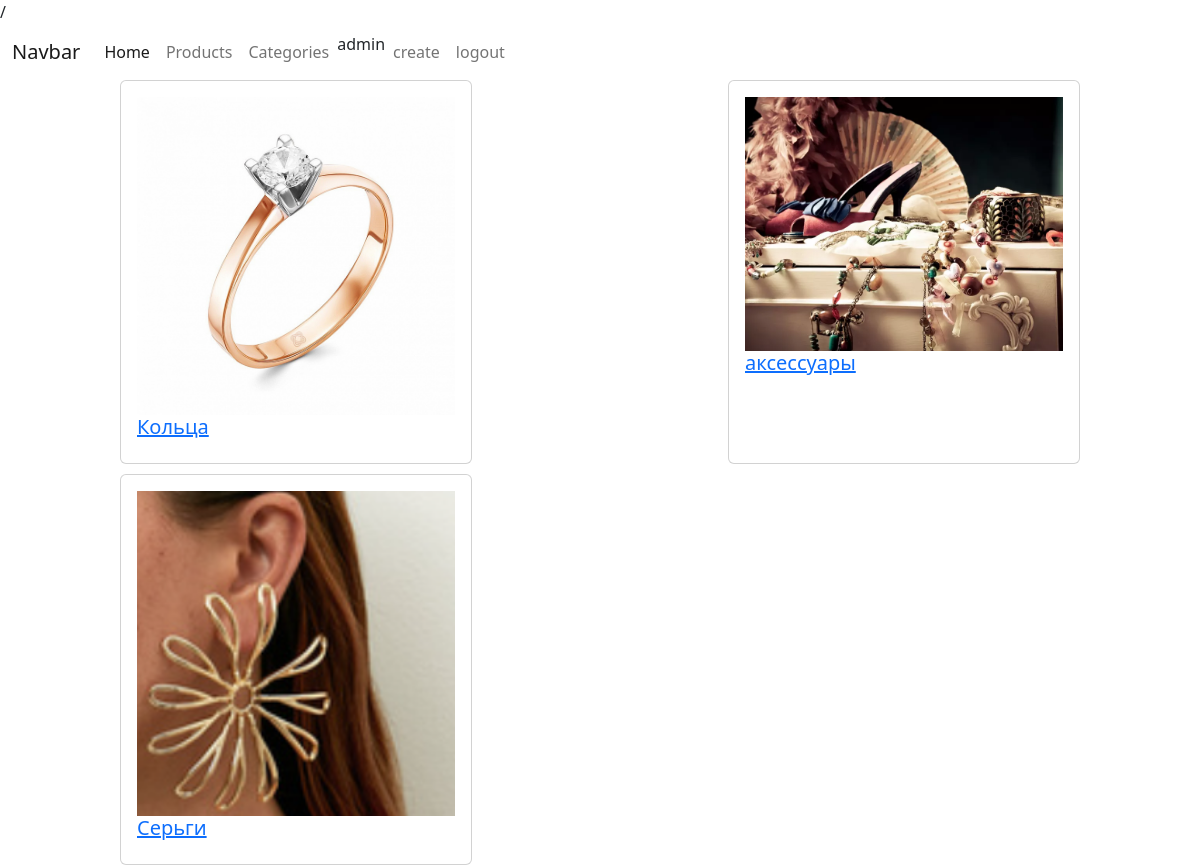
Page /categories/ (signed in) on the committed database.
### products/models.py (models this page shows)
class Category(models.Model):
    name = models.CharField(max_length=200)
    image = models.ImageField()

### products/views.py (the view)
# urls.py: path('categories/', CategoriesCBV.as_view()),
class CategoriesCBV(ListView):
    queryset = Category.objects.all()
    template_name = 'categories/index.html'
    def get(self, request, **kwargs):
        return render(request, self.template_name, context={
            'cat': Category.objects.all(),
        })

### templates/categories/index.html (shortened to what this page needs)
{% extends 'layouts/index.html' %}
{% block content %}
    <div class="products">
        {% for i in cat %}
            <div class="card" style="width: 22rem;">
                <div class="card-body">
                    {% if i.image %}
                        <img class="pr_image" src="/media/{{ i.image }}/">
                    {% endif %}
                    <h5><a href="/categories/{{ i.id }}/">{{ i.name }}</a></h5>
                </div>
            </div>
        {% endfor %}
    </div>
{% endblock %}

### templates/layouts/index.html (shortened to what this page needs)
<!doctype html>
<html lang="en">
<head>/
    <link rel="stylesheet" href="https://cdn.jsdelivr.net/npm/bootstrap@5.2.3/dist/css/bootstrap.min.css">
</head>
<body>
<nav class="navbar navbar-expand-lg bg-body-tertiary">
  <div class="container-fluid">
    <a class="navbar-brand" href="#">Navbar</a>
    <div class="collapse navbar-collapse" id="navbarNav">
      <ul class="navbar-nav">
        <li class="nav-item">
          <a class="nav-link active" aria-current="page" href="/">Home</a>
        <li class="nav-item">
          <a class="nav-link" href="/products">Products</a>
        </li>
          <li class="nav-item">
          <a class="nav-link" href="/categories">Categories</a>
        </li>
        {{ user }}
          {% if user.is_anonymous%}
              </li>
              <li class="nav-item">
              <a class="nav-link" href="/users/login/">login</a>
              </li>
              </li>
              <li class="nav-item">
              <a class="nav-link" href="/users/register/">Register</a>
              </li>
          {% else %}
              </li>
                  <li class="nav-item">
                  <a class="nav-link" href="/products/create/">create</a>
                  </li>
                  <li class="nav-item">
                  <a class="nav-link" href="/users/logout/">logout</a>
                  </li>
          {% endif %}
      </ul>
    </div>
  </div>
</nav>
{% block content %}
{% endblock %}
</body>
</html>

### templates/categories/index.html (style rules this page uses)
.products { width: 80%; margin-left: 10%; display: flex; flex-wrap: wrap; gap: 10px; justify-content: space-between; }
.pr_image { width: 100%; }
.card { width: 200px; }

### rows in the picture
Category: image (picture), name "Кольца"
Category: image (picture), name "аксессуары"
Category: image (picture), name "Серьги"

### other values in the picture
{{ user }} "admin"
